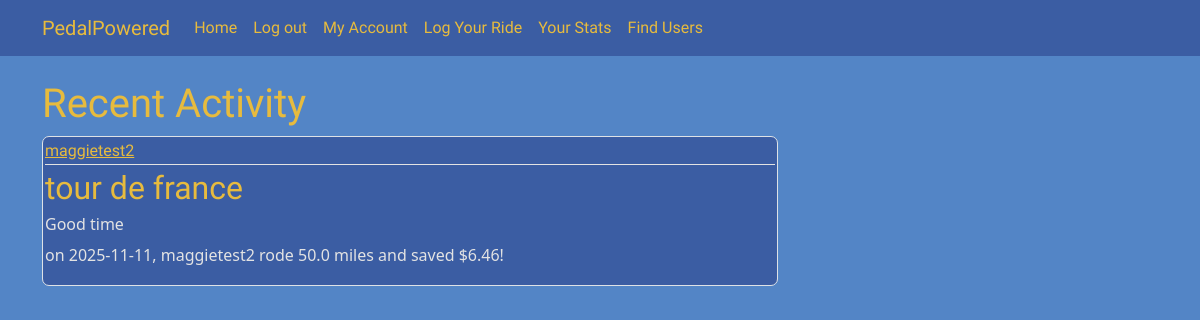
The app's page /post/2 (signed in) with its own data.
### pedalpowered/models.py (models this page shows, shortened)
class User(db.Model, UserMixin):
    id = db.Column(db.Integer, primary_key = True)
    username = db.Column(db.String(20), unique=True, nullable=False)
    email = db.Column(db.String(100), unique=True, nullable=False)
    img_file = db.Column(db.String(20), nullable=False, default='default.jpg')
    password = db.Column(db.String(60), nullable=False)
    ridelog = db.relationship('rides', backref="author", lazy=True)
    friends = db.relationship('User', secondary=friendships, primaryjoin=(friendships.c.user_id == id), secondaryjoin=(friendships.c.friend_id == id),
    backref=db.backref('friended_by', lazy='dynamic'),lazy='dynamic')

class rides(db.Model):
    id = db.Column(db.Integer, primary_key = True)
    ride_date = db.Column(db.DateTime, nullable = False)
    title = db.Column(db.String, nullable = False)
    distance = db.Column(db.Float, nullable = False)
    gas_price = db.Column(db.Float, nullable = True)
    car_mpg = db.Column(db.Float, nullable = True)
    user_id = db.Column(db.Integer,db.ForeignKey('user.id'), nullable=False)
    gas_money_saved = db.Column(db.Float, nullable = True)
    user_comment = db.Column(db.String, nullable = False)

### pedalpowered/routes.py (the view)
@app.route("/post/<int:post_id>")
def post(post_id):
    post = rides.query.get_or_404(post_id)
    return render_template('post.html', title = post.title, post = post)

### pedalpowered/models.py (called while the page is built)
@login_manager.user_loader
def load_user(user_id):
    return User.query.get(int(user_id))

### pedalpowered/templates/post.html (shortened to what this page needs)
{% extends "layout.html" %}
{% block content %}
<h1 style="font-family: Irish Grover";>Recent Activity</h1>
    <article class="media-body border">
        <div class = "media-body">
            <div class="article-metadata">
                <a class = 'mr-2' href="{{url_for('user_profile', username=post.author.username)}}">{{post.author.username}}</a>
            </div>
            <h2 class='article-title' style="color:#E7BB3E; font-family:'Irish Grover';">{{post.title}}</h2>
            <h6>{{post.user_comment}}</h6>
            <p class = "media-body">on {{post.ride_date.strftime('%Y-%m-%d')}}, {{post.author.username}} rode {{post.distance}} miles
                and saved ${{post.gas_money_saved}}!
            </p>
        </div>
    </article>
{% endblock content %}

### pedalpowered/static/main.css (style rules this page uses)
body { background: #5385C6; color: #333333; margin-top: 5rem; }
h1, h2, h3, h4, h5, h6 .irish-grover-regular { color: #E7BB3E; }
.article-title { color:#E7BB3E; background-color:#3B5DA3; }
.article-metadata { padding-bottom: 1px; margin-bottom: 4px; border-bottom: 1px solid #e3e3e3; font-family: "Irish Grover"; }
.media-body { color:#e3e3e3; background-color: #3B5DA3; border-width: 5px; }
.mr-2 { color:#E7BB3E !important; text-decoration: underline; }
.border { border: 2px solid #E7BB3E; border-radius: 7px; padding: 2px; margin-bottom: 10px; }

### records on screen
User: author.username "maggietest2"
rides: title "tour de france", user_comment "Good time", ride_date "2025-11-11", distance "50.0", gas_money_saved "6.46"
